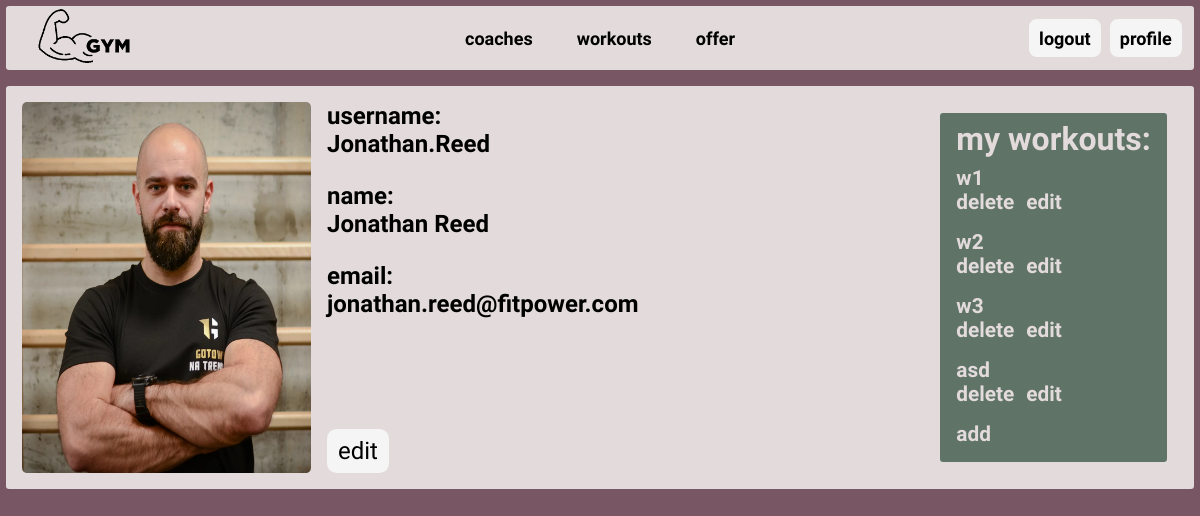
/users/my_profile/ (signed in), run on an earlier commit of the app's database.
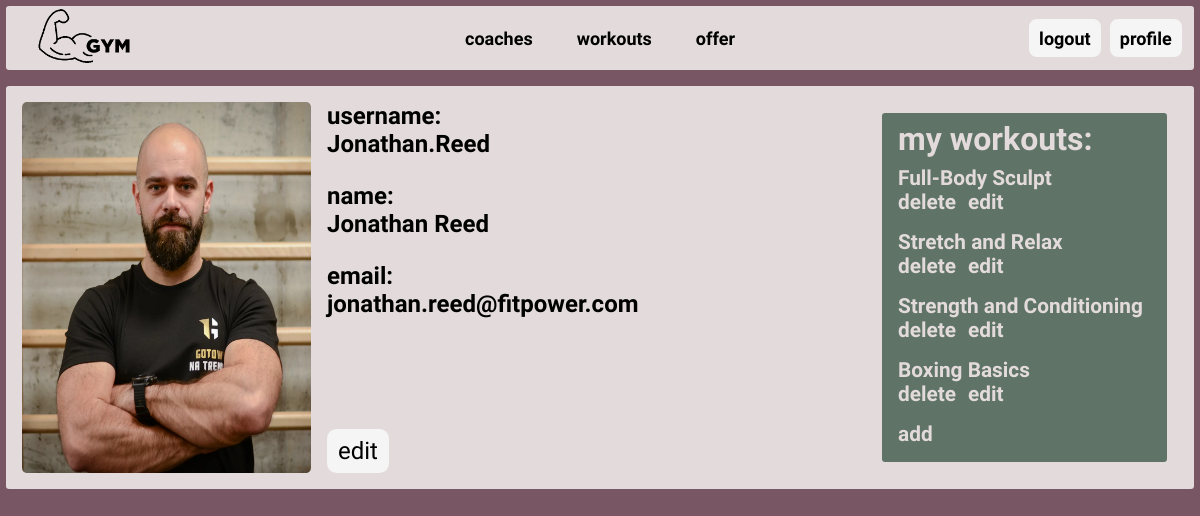
And on a later commit of the database.
### users/models.py (models this page shows)
class User(AbstractUser):
    is_coach = models.BooleanField()
    profile_picture = models.ImageField(upload_to='profile_pictures/',
                                        default='profile_pictures/default.png')
    gender = models.CharField(
        choices=[('M', 'Male'),
                 ('F', 'Female')],
        max_length=1)

### workout/models.py (models this page shows)
class Workout(models.Model):
    name = models.CharField(max_length=100)
    coach = models.ForeignKey(User, on_delete=models.CASCADE, related_name='coach_workouts')
    client = models.ManyToManyField(User, related_name='client_workouts')
    description = models.TextField()
    target = models.CharField(max_length=50)
    start_time = models.TimeField(null=True)
    end_time = models.TimeField(null=True)
    max_participants = models.IntegerField()
    class Difficulty(models.TextChoices):
        BEGINNER = 'beginner', 'Beginner'
        INTERMEDIATE = 'intermediate', 'Intermediate'
        ADVANCED = 'advanced', 'Advanced'
    difficulty = models.CharField(
        max_length=20,
        choices=Difficulty.choices,
        null=True,
    )
    class Weekdays(models.TextChoices):
        MONDAY = 'monday', 'Monday'
        TUESDAY = 'tuesday', 'Tuesday'
        WEDNESDAY = 'wednesday', 'Wednesday'
        THURSDAY = 'thursday', 'Thursday'
        FRIDAY = 'friday', 'Friday'
        SATURDAY = 'saturday', 'Saturday'
        SUNDAY = 'sunday', 'Sunday'
    day = models.CharField(
        choices=Weekdays.choices,
        max_length=10,
        null=True,
    )
    class Status(models.TextChoices):
        ACTIVE = 'active', 'Active'
        INACTIVE = 'inactive', 'Inactive'
    status = models.CharField(
        choices=Status.choices,
        default=Status.ACTIVE,
        max_length=10,
    )

### users/views.py (the view)
# urls.py: path("my_profile/", views.current_profile, name="current_profile"),
@login_required
def current_profile(request):
    user = request.user
    context = {
        'user': user
    }
    if user.is_coach:
        workouts = Workout.objects.filter(coach=user).filter(status='active')
        context['workouts'] = workouts
        return render(request, 'users/coach_profile.html', context)
    else:
        workouts = Workout.objects.filter(client=user)
        context['workouts'] = workouts
        return render(request, 'users/user_profile.html', context)

### users/templates/users/coach_profile.html
{% extends 'core/index.html' %}
{% block content %}
<div id="profile-cont">
    {%include 'users/user_info.html'%}
    <div class="profile-info-cont" id="profile-info-cont-coach">
       <h2>my workouts:</h2>
        {% for workout in workouts %}
        <div class="workout-buttons">
            <a href="{% url 'workout:details_workout' workout.id%}" >{{workout.name}} <br></a>
            <a href="{% url 'workout:delete_workout'%}?workout_id={{workout.id}}">delete</a>
            <a href="{%url 'workout:edit_workout'%}?workout_id={{workout.id}}">edit</a>
        </div>
        {% endfor %}
        <a href="{% url 'workout:add_workout'%}">add</a>
    </div>
</div>
{% endblock %}

### core/templates/core/index.html (shortened to what this page needs)
<!DOCTYPE html>
{% load static %}
<html lang="en">
<head>
    <link rel="stylesheet" href="{% static 'styles.css' %}">
</head>
<body>
    {% include 'core/header.html' %}
    <main>
        {% block content %}
        {% endblock %}
    </main>
</body>
</html>

### core/templates/core/header.html
<header>
  <div id="logo-container" style="height: 100%">
    <a href="/">
      {% load static %}
      <img style="height: 100%" src="{% static 'logo.png' %}" alt="logo" >
    </a>
  </div>
  <div id="nav-container">
    <a href="{% url 'users:coaches' %}">coaches</a>
    <a href="{% url 'workout:schedule' %}">workouts</a>
    <a href="{% url 'memberships:show_memberships' %}">offer</a>
  </div>
  <div id="login-container">
    {% if user.is_authenticated %}
    <a href="{% url 'users:logout' %}">logout</a>
    <a href="{% url 'users:current_profile' %}">profile</a>
    {% else %}
    <a href="{% url 'users:login' %}">login</a>
    <a href="{% url 'users:register' %}">register</a>
    {% endif %}
  </div>
</header>

### users/templates/users/user_info.html
{% block user_info %}
<div id="user-info-cont">
    <img alt="profile_picture" src="{{ user.profile_picture.url }}" >
    <div id="user-info-par">
        <div>
            <h1>username: <br>{{ user.username }}</h1>
            <h1>name: <br>{{ user.first_name }} {{ user.last_name}}</h1>
            <h1>email: <br>{{ user.email }}</h1>
        </div>
        <a href="{% url 'users:edit' %}">edit</a>
    </div>
</div>
{%endblock%}

### core/static/styles.css (style rules this page uses)
body { font-family: "Raleway", serif; font-optical-sizing: auto; font-style: normal; background: #795663; display: flex; flex-direction: column; align-items: center; margin: 0.5vw 0.5vw; }
header { width: 100%; background: #E3DBDB; height: 8vh; padding: 0 1vw; box-sizing: border-box; display: flex; justify-content: space-between; align-items: center; border-radius: 0.2rem; margin-bottom: 2vh; }
a { transition: background-color 0.3s ease, color 0.3s ease; }
a { text-decoration: none; color: black; }
#nav-container a { color: black; margin: 0 20px; font-size: large; font-weight: 800; transition: color 0.3s ease; text-decoration: none; }
#logo-container { width: 25%; }
#login-container { width: 25%; font-weight: 600; height: 50%; display: flex; align-items: center; justify-content: flex-end; }
#login-container a { height: 100%; display: flex; align-items: center; background: whitesmoke; border: 0.2rem solid whitesmoke; border-radius: 0.5rem; margin: 0 0 0 3%; padding: 0 0.6vw; font-size: large; }
main { background-color: #E3DBDB; width: 100%; border-radius: 0.2rem; }
#user-info-cont { display: flex; }
#user-info-cont h1 { font-weight: 600; margin: 0 0 1.5rem 0; font-size: 1.5rem; }
#user-info-cont img { margin-right: 1rem; width: 50%; border-radius: 1.5%; }
#user-info-par { display: flex; justify-content: space-between; flex-direction: column; width: 100%; align-items: flex-start; }
#user-info-par a { background: whitesmoke; border: 0.2rem solid whitesmoke; border-radius: 0.6rem; transition: background-color 0.3s ease, color 0.3s ease; padding: 0.3rem 0.5rem; font-size: 1.5rem; font-weight: 500; text-align: center; }
#profile-cont { padding: 1rem; display: grid; grid-template-columns: 1fr 1fr; }
.profile-info-cont { background-color: #5F7367; color: #E3DBDB; margin: 0.7rem; padding: 0.2rem 0.5rem 1rem 0.5rem; border-radius: 0.2rem; }
#profile-info-cont-coach { justify-self: end; padding-left: 1rem; padding-right: 1rem; }
.workout-buttons { margin-bottom: 1rem; }
.workout-buttons a { margin-right: 0.5rem; }
#profile-info-cont-coach h2 { margin-bottom: 0.5rem; }
.profile-info-cont h2 { margin: 0.2rem 0 0 0; font-size: 2rem; }
.profile-info-cont a { color: #E3DBDB; transition: color 0.3s ease; font-weight: 600; font-size: 1.3rem; }

What changed in the data, as far as the page shows it:
changed Workout: name "w1" → "Full-Body Sculpt"
changed Workout: name "w2" → "Stretch and Relax"
changed Workout: name "w3" → "Strength and Conditioning"
changed Workout: name "asd" → "Boxing Basics"
